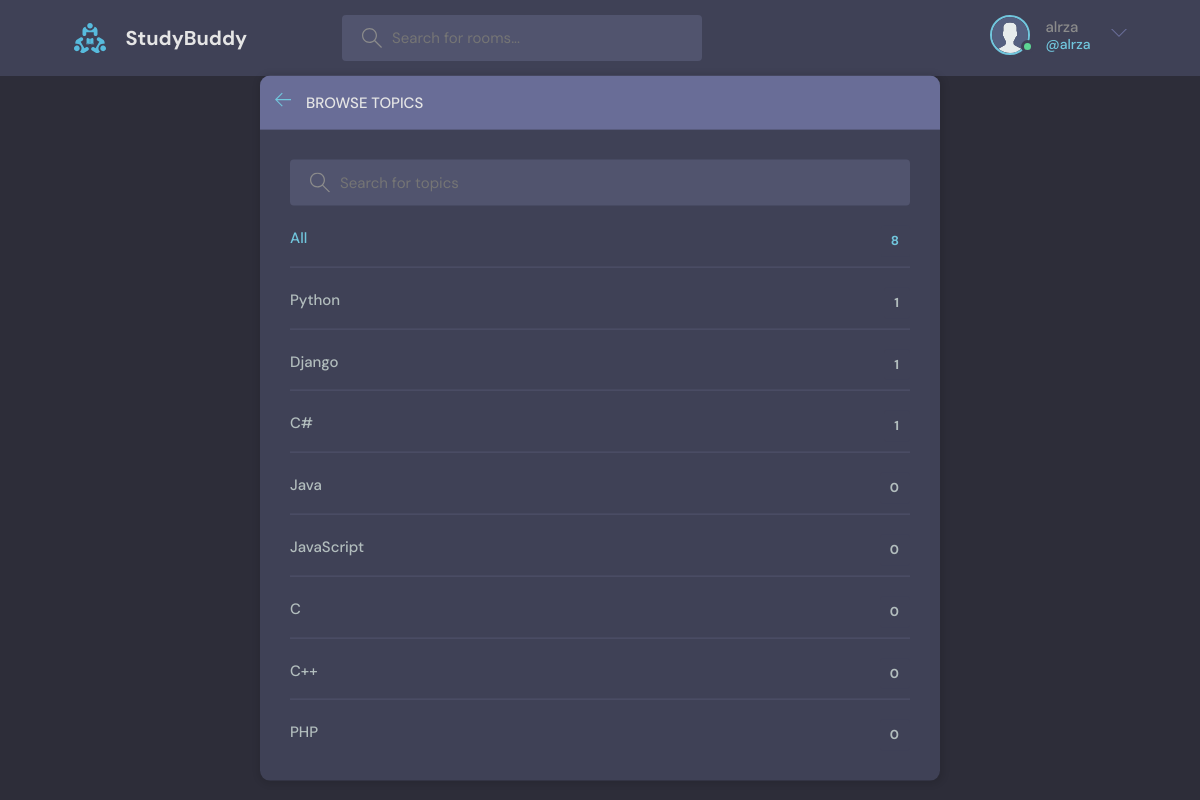
/topics/ (signed in), run on the app's committed database.
### base/models.py (models this page shows, shortened)
class User(AbstractUser):
    name = models.CharField(max_length=200, null=True)
    email = models.EmailField(unique=True, null=True)
    bio = models.TextField(null=True)
    avatar = models.ImageField(null=True, default='avatar.svg')
    USERNAME_FIELD = 'email'
    REQUIRED_FIELDS = []

class Topic(models.Model):
    name = models.CharField(max_length=200)

### base/views.py (the view)
# urls.py: path('topics/', views.topicsPage, name='topics'),
def topicsPage(request):
    q = request.GET.get('q') if request.GET.get('q') is not None else ''
    topics = Topic.objects.filter(name__icontains=q)
    return render(request, 'base/topics.html', {'topics': topics})

### base/templates/base/topics.html (shortened to what this page needs)
{% extends "main.html" %}
{% block content %}
<main class="create-room layout">
  <div class="container">
    <div class="layout__box">
      <div class="layout__boxHeader">
        <div class="layout__boxTitle">
          <a href="{% url 'home' %}">
            <svg version="1.1" xmlns="http://www.w3.org/2000/svg" width="32" height="32" viewBox="0 0 32 32">
              <title>arrow-left</title>
              <path
                d="M13.723 2.286l-13.723 13.714 13.719 13.714 1.616-1.611-10.96-10.96h27.625v-2.286h-27.625l10.965-10.965-1.616-1.607z"
              ></path>
            </svg>
          </a>
          <h3>Browse Topics</h3>
        </div>
      </div>
      <div class="topics-page layout__body">
        <form action="" method="get" class="header__search">
          <label>
            <input name="q" placeholder="Search for topics" />
          </label>
        </form>
        <ul class="topics__list">
          <li>
            <a href="{% url 'topics' %}" class="active">All <span>{{ topics.count }}</span></a>
          </li>
          {% for topic in topics %}
          <li>
            <a href="{% url 'home' %}?q={{ topic.name }}">{{ topic.name }} <span>{{ topic.room_set.all.count }}</span></a>
          </li>
          {% endfor %}
        </ul>
      </div>
    </div>
  </div>
</main>
{% endblock content %}

### templates/navbar.html (shortened to what this page needs)
{% load static %}
<header class="header header--loggedIn">
    <div class="container">
      <a href="{% url 'home' %}" class="header__logo">
        <img src="{% static 'images/logo.svg' %}" />
        <h1>StudyBuddy</h1>
      </a>
      <form class="header__search" method="get" action="{% url 'home' %}">
        <label>
          <input name="q" placeholder="Search for rooms..." />
        </label>
      </form>
      <nav class="header__menu">
        {% if request.user.is_authenticated %}
        <div class="header__user">
          <a href="{% url 'user-profile' user.id %}">
            <div class="avatar avatar--medium active">
              <img src="{{ request.user.avatar.url }}" />
            </div>
            <p>{{ request.user.username }} <span>@{{ request.user.username }}</span></p>
          </a>
          <button class="dropdown-button">
            <svg version="1.1" xmlns="http://www.w3.org/2000/svg" width="32" height="32" viewBox="0 0 32 32">
              <title>chevron-down</title>
              <path d="M16 21l-13-13h-3l16 16 16-16h-3l-13 13z"></path>
            </svg>
          </button>
        </div>
        {% else %}
        <a href="{% url 'login' %}">
          <img src="{% static 'images/avatar.svg' %}" />
          <p>Login</p>
        </a>
        {% endif %}
      </nav>
    </div>
</header>

### static/styles/style.css (style rules this page uses)
:root { --color-main: #71c6dd; --color-main-light: #e1f6fb; --color-dark: #3f4156; --color-dark-medium: #51546e; --color-dark-light: #696d97; --color-light: #e5e5e5; --color-gray: #8b8b8b; --color-light-gray: #b2bdbd; --color-bg: #2d2d39; --color-success: #5dd693; --color-error: #fc4b0b; }
* { font-family: "DM Sans", -apple-system, BlinkMacSystemFont, "Segoe UI", Roboto, Oxygen, Ubuntu, Cantarell, "Open Sans", "Helvetica Neue", sans-serif; margin: 0; padding: 0; box-sizing: border-box; text-rendering: optimizeLegibility; font-size: inherit; }
html { font-size: 56.25%; }
@media only screen and (min-width: 1200px) { html { font-size: 62.5%; } }
body { line-height: 1.6; font-weight: 400; font-size: 1.5rem; color: var(--color-light-gray); background-color: var(--color-bg); min-height: 100vh; }
img { width: 100%; }
a { display: inline-block; color: var(--color-main); text-decoration: none; }
.container { max-width: 120rem; width: 90%; margin: auto; }
.avatar { position: relative; display: inline-block; border-radius: 50%; border: 2px solid var(--color-main); }
.avatar img { display: block; border-radius: 50%; object-fit: cover; object-position: center; }
.avatar::after { content: ""; display: block; position: absolute; background-color: var(--color-gray); z-index: 111; border-radius: 50%; border: 0.3rem solid var(--color-dark); }
.avatar.active::after { background-color: var(--color-success); }
.avatar.avatar--medium img { width: 3.6rem; height: 3.6rem; border-radius: 50%; }
.avatar.avatar--medium:after { width: 0.7rem; height: 0.7rem; bottom: 0px; right: -6px; }
.header { padding: 1.5rem; background-color: var(--color-dark); }
.header > .container { display: flex; gap: 9.5rem; }
.header__logo, .header__user { display: flex; gap: 2rem; align-items: center; }
.header__logo > img { height: 3.2rem; width: 3.2rem; }
.header__logo > h1 { font-weight: 700; font-size: 2rem; color: var(--color-light); }
.header__search > label { background-color: var(--color-dark-medium); padding: 1.3rem 1rem; display: flex; align-items: center; gap: 1rem; border-radius: 4px; }
.header__search svg { fill: var(--color-gray); width: 2rem; height: 2rem; margin-left: 1rem; }
.header__search input { width: 30rem; background: transparent; border: none; outline: none; color: var(--color-light); }
.header__menu { margin-left: auto; position: relative; }
.header__menu a { display: flex; gap: 1.5rem; align-items: center; font-weight: 500; text-decoration: none; color: var(--color-gray); }
.header__menu img { height: 3.6rem; }
.header__menu p { line-height: 1.2; }
.header__menu span { color: var(--color-main); font-weight: 500; font-size: 1.4rem; display: block; }
.header__menu svg { width: 1.6rem; height: 1.6rem; fill: var(--color-dark-light); }
.dropdown-button { background: transparent; border: 0; outline: 0; cursor: pointer; }
.layout { margin-top: 2.4rem; }
.layout > .container { display: flex; justify-content: space-between; align-items: flex-start; }
.layout__box { width: 90%; max-width: 48rem; min-height: 40rem; position: absolute; top: 50%; left: 50%; transform: translate(-50%, -46%); background-color: var(--color-dark); border-radius: 1rem; box-shadow: 1px 1px 6px 3px rgba(0, 0, 0, 0.1); overflow: hidden; }
.layout__boxHeader { display: flex; padding: 1.5rem; background-color: var(--color-dark-light); }
.layout__boxTitle { display: flex; gap: 1.5rem; align-items: center; }
.layout__boxTitle h3 { text-transform: uppercase; font-weight: 500; color: var(--color-light); }
.layout__boxTitle svg { width: 1.6rem; height: 1.6rem; fill: var(--color-main); }
.layout__body { margin: 3rem; }
.topics__list { list-style: none; }
.topics__list li a { display: flex; justify-content: space-between; margin-bottom: 3rem; font-weight: 500; color: var(--color-light-gray); transition: all 0.3s ease-in-out; }
.topics__list li a.active, .topics__list li a:hover { color: var(--color-main); }
.topics__list li a span { padding: 0.5rem 1rem; background-color: var(--color-dark); border-radius: 3px; font-size: 1.3rem; font-weight: 700; letter-spacing: 1px; }
.topics-page .topics__list li:not(:last-child) a { margin: 2rem 0; padding-bottom: 1rem; text-decoration: none; border-bottom: 1px solid var(--color-dark-medium); }
.topics-page .header__search { display: block; }
.create-room.layout .layout__box { max-width: 68rem; }

### data on the page
User: user.avatar (placeholder picture), user.username "alrza"
Topic: name "Python", room_set.all.count "1"
Topic: name "Django", room_set.all.count "1"
Topic: name "C#", room_set.all.count "1"
Topic: name "Java", room_set.all.count "0"
Topic: name "JavaScript", room_set.all.count "0"
Topic: name "C", room_set.all.count "0"
Topic: name "C++", room_set.all.count "0"
Topic: name "PHP", room_set.all.count "0"

### other printed values
{{ topics.count }} "8"
